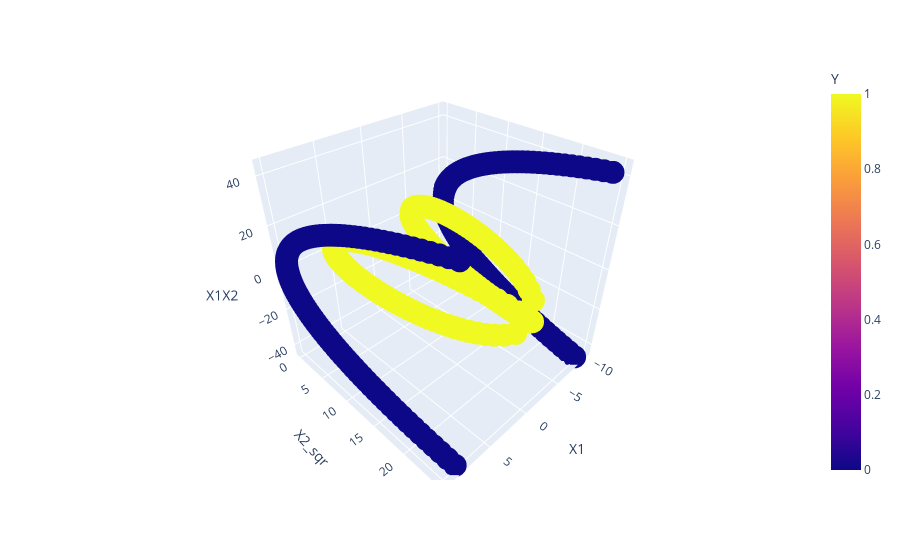

The notebook cell this image was saved under:
### Code cell
import plotly.express as px
fig = px.scatter_3d(
    data_frame=df,
    x = 'X1',
    y = 'X2_sqr',
    z = 'X1X2',
    color = 'Y'
)
fig.show()

### Figure 1 — Plotly figure (JSON) as saved in the notebook; plotly's stock layout.template omitted (floating-point values rounded to 4 significant figures; data arrays with more than 128 entries replaced by an {"elided": "..."} marker saying what was removed)
{"data": [{"hovertemplate": "X1=%{x}<br>X2_sqr=%{y}<br>X1X2=%{z}<br>Y=%{marker.color}<extra></extra>", "legendgroup": "", "marker": {"color": {"elided": "400 int values"}, "coloraxis": "coloraxis", "symbol": "circle"}, "mode": "markers", "name": "", "scene": "scene", "showlegend": false, "type": "scatter3d", "x": {"elided": "400 float values"}, "y": {"elided": "400 float values"}, "z": {"elided": "400 float values"}}], "layout": {"coloraxis": {"colorbar": {"title": {"text": "Y"}}, "colorscale": [[0, "#0d0887"], [0.1111, "#46039f"], [0.2222, "#7201a8"], [0.3333, "#9c179e"], [0.4444, "#bd3786"], [0.5556, "#d8576b"], [0.6667, "#ed7953"], [0.7778, "#fb9f3a"], [0.8889, "#fdca26"], [1, "#f0f921"]]}, "legend": {"tracegroupgap": 0}, "margin": {"t": 60}, "scene": {"domain": {"x": [0, 1], "y": [0, 1]}, "xaxis": {"title": {"text": "X1"}}, "yaxis": {"title": {"text": "X2_sqr"}}, "zaxis": {"title": {"text": "X1X2"}}}}}
